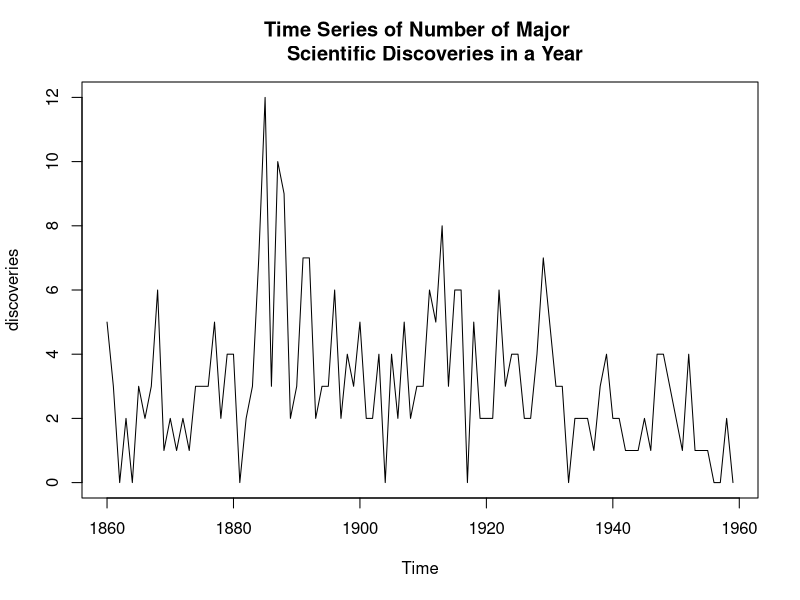
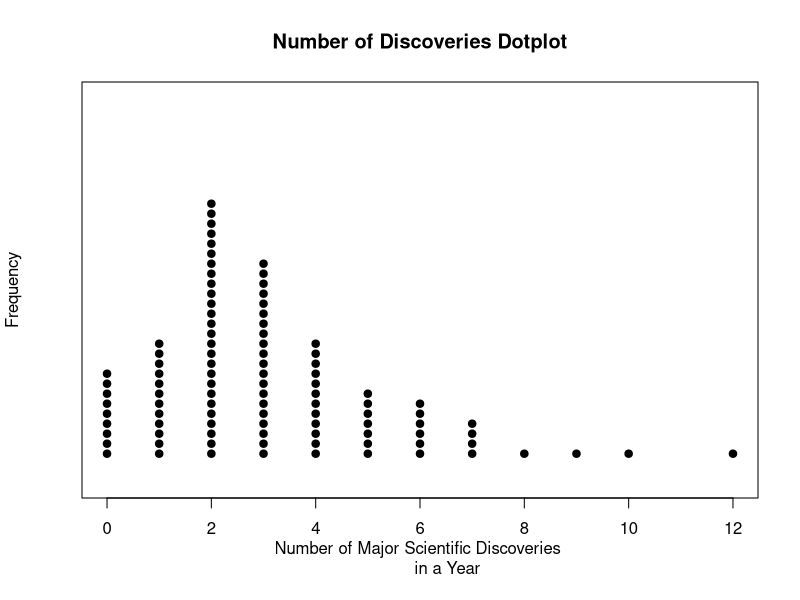
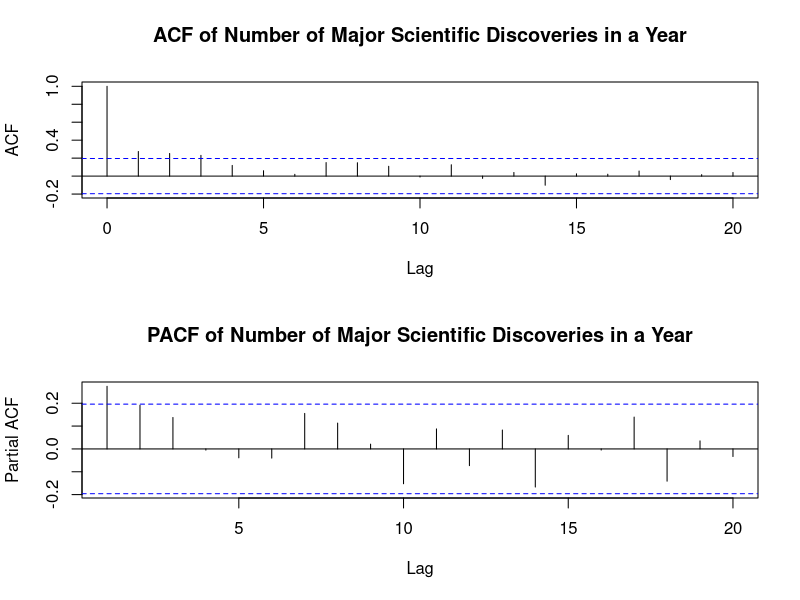

R code for these plots, in order:
plot(discoveries, main = "Time Series of Number of Major 
     Scientific Discoveries in a Year")

stripchart(discoveries, method = 'stack', offset=.5, at=.15,
           pch=19, main="Number of Discoveries Dotplot",
           xlab="Number of Major Scientific Discoveries 
           in a Year", ylab="Frequency")

par(mfcol = c(2,1))
acf(discoveries, main = "ACF of Number of Major Scientific Discoveries in a Year")
acf(discoveries, type = "partial", main = "PACF of Number of Major Scientific Discoveries in a Year")

for (i in 1:3){
  for (j in 1:3){
    AIC(arima(discoveries, order=c(i, 0, j)))
  }
}
AIC(arima(discoveries, order = c(1,0,1)))
